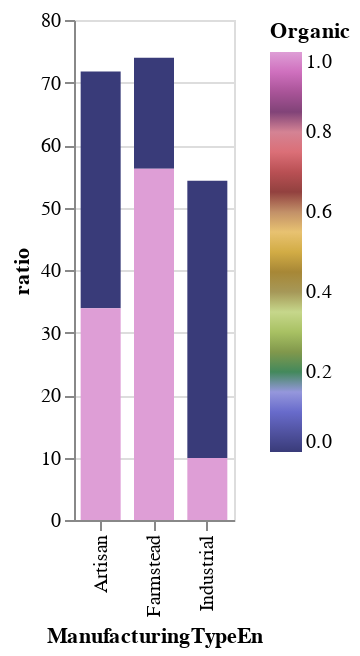

Source (notebook cell):
### Code cell
alt.Chart(manuf_df).mark_bar(size=20).encode(
    x='ManufacturingTypeEn:N',
    y='ratio:Q',
#     color='genre:N'
    color=alt.Color('Organic', scale=alt.Scale(scheme='category20b'))
).properties( width=80,
    height=250)

### Figure 1 — Vega-Lite specification as saved in the notebook (floating-point values rounded to 4 significant figures)
{"config": {"view": {"continuousWidth": 400, "continuousHeight": 300}}, "data": {"name": "data-7d83db685ea5ab684013b59215497f2d"}, "mark": {"type": "bar", "size": 20}, "encoding": {"color": {"type": "quantitative", "field": "Organic", "scale": {"scheme": "category20b"}}, "x": {"type": "nominal", "field": "ManufacturingTypeEn"}, "y": {"type": "quantitative", "field": "ratio"}}, "height": 250, "width": 80, "$schema": "https://vega.github.io/schema/vega-lite/v4.8.1.json", "datasets": {"data-7d83db685ea5ab684013b59215497f2d": [{"ManufacturingTypeEn": "Artisan", "Organic": 0, "CheeseId": 504, "total": 1330, "ratio": 37.89}, {"ManufacturingTypeEn": "Artisan", "Organic": 1, "CheeseId": 41, "total": 121, "ratio": 33.88}, {"ManufacturingTypeEn": "Farmstead", "Organic": 0, "CheeseId": 236, "total": 1330, "ratio": 17.74}, {"ManufacturingTypeEn": "Farmstead", "Organic": 1, "CheeseId": 68, "total": 121, "ratio": 56.2}, {"ManufacturingTypeEn": "Industrial", "Organic": 0, "CheeseId": 590, "total": 1330, "ratio": 44.36}, {"ManufacturingTypeEn": "Industrial", "Organic": 1, "CheeseId": 12, "total": 121, "ratio": 9.917}]}}
